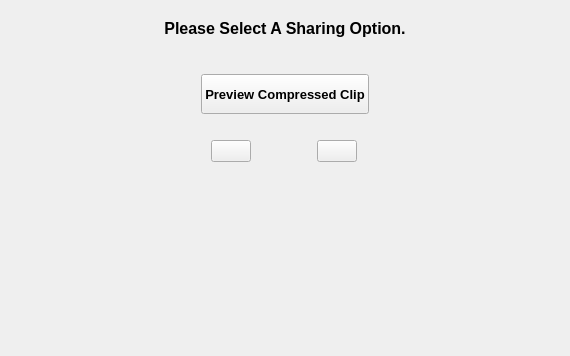
<?xml version="1.0" encoding="UTF-8"?>
<ui version="4.0">
 <class>MainWindow</class>
 <widget class="QMainWindow" name="MainWindow">
  <property name="geometry">
   <rect>
    <x>0</x>
    <y>0</y>
    <width>570</width>
    <height>356</height>
   </rect>
  </property>
  <property name="minimumSize">
   <size>
    <width>570</width>
    <height>356</height>
   </size>
  </property>
  <property name="maximumSize">
   <size>
    <width>570</width>
    <height>356</height>
   </size>
  </property>
  <property name="windowTitle">
   <string>Q.U.A.C.K.E.D</string>
  </property>
  <property name="toolTip">
   <string/>
  </property>
  <property name="statusTip">
   <string/>
  </property>
  <property name="whatsThis">
   <string/>
  </property>
  <widget class="QWidget" name="centralwidget">
   <layout class="QGridLayout" name="gridLayout">
    <item row="3" column="1" alignment="Qt::AlignHCenter">
     <widget class="QPushButton" name="previewCompressedClipBtn">
      <property name="sizePolicy">
       <sizepolicy hsizetype="Fixed" vsizetype="Fixed">
        <horstretch>0</horstretch>
        <verstretch>0</verstretch>
       </sizepolicy>
      </property>
      <property name="minimumSize">
       <size>
        <width>0</width>
        <height>40</height>
       </size>
      </property>
      <property name="styleSheet">
       <string notr="true">font-size: 10pt;font-weight:600;</string>
      </property>
      <property name="text">
       <string>Preview Compressed Clip</string>
      </property>
     </widget>
    </item>
    <item row="2" column="1">
     <spacer name="verticalSpacer_2">
      <property name="orientation">
       <enum>Qt::Vertical</enum>
      </property>
      <property name="sizeType">
       <enum>QSizePolicy::Fixed</enum>
      </property>
      <property name="sizeHint" stdset="0">
       <size>
        <width>6</width>
        <height>30</height>
       </size>
      </property>
     </spacer>
    </item>
    <item row="6" column="1">
     <layout class="QGridLayout" name="gridLayout_2" columnstretch="0,0,0,0">
      <property name="horizontalSpacing">
       <number>0</number>
      </property>
      <item row="1" column="2">
       <widget class="QPushButton" name="saveLaterBtn">
        <property name="sizePolicy">
         <sizepolicy hsizetype="Fixed" vsizetype="Fixed">
          <horstretch>0</horstretch>
          <verstretch>0</verstretch>
         </sizepolicy>
        </property>
        <property name="cursor">
         <cursorShape>PointingHandCursor</cursorShape>
        </property>
        <property name="toolTip">
         <string>Save For Later</string>
        </property>
        <property name="text">
         <string/>
        </property>
        <property name="icon">
         <iconset>
          <normaloff>../res/floppyIcon.png</normaloff>../res/floppyIcon.png</iconset>
        </property>
        <property name="iconSize">
         <size>
          <width>45</width>
          <height>45</height>
         </size>
        </property>
       </widget>
      </item>
      <item row="1" column="1">
       <widget class="QPushButton" name="discordBtn">
        <property name="sizePolicy">
         <sizepolicy hsizetype="Fixed" vsizetype="Fixed">
          <horstretch>0</horstretch>
          <verstretch>0</verstretch>
         </sizepolicy>
        </property>
        <property name="cursor">
         <cursorShape>PointingHandCursor</cursorShape>
        </property>
        <property name="mouseTracking">
         <bool>false</bool>
        </property>
        <property name="toolTip">
         <string>Discord</string>
        </property>
        <property name="statusTip">
         <string/>
        </property>
        <property name="whatsThis">
         <string/>
        </property>
        <property name="styleSheet">
         <string notr="true"/>
        </property>
        <property name="text">
         <string/>
        </property>
        <property name="icon">
         <iconset>
          <normaloff>../res/discordIcon.png</normaloff>../res/discordIcon.png</iconset>
        </property>
        <property name="iconSize">
         <size>
          <width>45</width>
          <height>45</height>
         </size>
        </property>
       </widget>
      </item>
      <item row="1" column="0">
       <spacer name="horizontalSpacer">
        <property name="orientation">
         <enum>Qt::Horizontal</enum>
        </property>
        <property name="sizeType">
         <enum>QSizePolicy::Fixed</enum>
        </property>
        <property name="sizeHint" stdset="0">
         <size>
          <width>60</width>
          <height>20</height>
         </size>
        </property>
       </spacer>
      </item>
      <item row="1" column="3">
       <spacer name="horizontalSpacer_2">
        <property name="orientation">
         <enum>Qt::Horizontal</enum>
        </property>
        <property name="sizeType">
         <enum>QSizePolicy::Fixed</enum>
        </property>
        <property name="sizeHint" stdset="0">
         <size>
          <width>60</width>
          <height>20</height>
         </size>
        </property>
       </spacer>
      </item>
     </layout>
    </item>
    <item row="11" column="1">
     <spacer name="verticalSpacer">
      <property name="orientation">
       <enum>Qt::Vertical</enum>
      </property>
      <property name="sizeType">
       <enum>QSizePolicy::Fixed</enum>
      </property>
      <property name="sizeHint" stdset="0">
       <size>
        <width>20</width>
        <height>200</height>
       </size>
      </property>
     </spacer>
    </item>
    <item row="1" column="1" alignment="Qt::AlignHCenter">
     <widget class="QLabel" name="mainLabel">
      <property name="sizePolicy">
       <sizepolicy hsizetype="Minimum" vsizetype="Fixed">
        <horstretch>0</horstretch>
        <verstretch>0</verstretch>
       </sizepolicy>
      </property>
      <property name="minimumSize">
       <size>
        <width>400</width>
        <height>0</height>
       </size>
      </property>
      <property name="font">
       <font>
        <pointsize>12</pointsize>
        <weight>75</weight>
        <bold>true</bold>
       </font>
      </property>
      <property name="text">
       <string>&lt;html&gt;&lt;head/&gt;&lt;body&gt;&lt;p&gt;&lt;span style=&quot; font-weight:600;&quot;&gt;Please Select A Sharing Option.&lt;/span&gt;&lt;/p&gt;&lt;/body&gt;&lt;/html&gt;</string>
      </property>
      <property name="alignment">
       <set>Qt::AlignCenter</set>
      </property>
     </widget>
    </item>
    <item row="0" column="1">
     <spacer name="verticalSpacer_3">
      <property name="orientation">
       <enum>Qt::Vertical</enum>
      </property>
      <property name="sizeType">
       <enum>QSizePolicy::Fixed</enum>
      </property>
      <property name="sizeHint" stdset="0">
       <size>
        <width>20</width>
        <height>10</height>
       </size>
      </property>
     </spacer>
    </item>
    <item row="4" column="1">
     <spacer name="verticalSpacer_4">
      <property name="orientation">
       <enum>Qt::Vertical</enum>
      </property>
      <property name="sizeType">
       <enum>QSizePolicy::Fixed</enum>
      </property>
      <property name="sizeHint" stdset="0">
       <size>
        <width>20</width>
        <height>20</height>
       </size>
      </property>
     </spacer>
    </item>
   </layout>
  </widget>
 </widget>
 <resources/>
 <connections/>
</ui>
